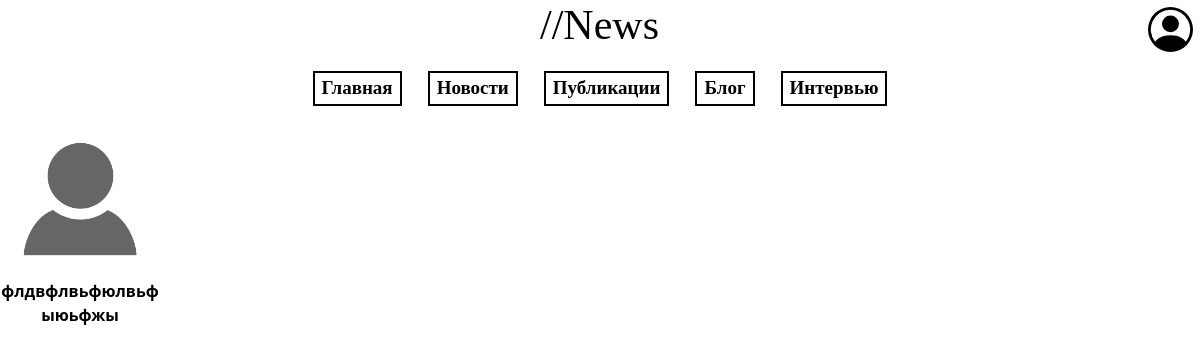
The page /interview on the database its author committed.
### navigation/models.py (models this page shows, shortened)
class Blog(models.Model):
    blog_title = models.CharField('Название',
                                  max_length=300)
    type = models.CharField("Тип статьи",max_length=20, null = True)
    img = models.ImageField("Заставка",null=True)
    full_text = models.TextField('Полный текст')
    like = models.ManyToManyField(CustomUser,blank=True,related_name='Like')
    dislike = models.ManyToManyField(CustomUser,blank=True,related_name='dislike')
    date_public = models.DateTimeField('Дата', null=True)
    author = models.ForeignKey(CustomUser,on_delete=models.PROTECT,null=True)
    class Meta:
        verbose_name = 'Blog'
        verbose_name_plural ='Blog Data Base'

### navigation/views.py (the view)
# urls.py: path('interview',interview,name='interview'),
def interview(request):
    interview = Blog.objects.filter(type="Интервью")
    return render(request,'navigation/interview.html',{'interview':interview})

### navigation/templates/navigation/interview.html (shortened to what this page needs)
{% extends 'navigation/sample.html' %}
{% block content %}
{% for el in interview %}
    <a href="{{ el.id }}">
        <div class="news-light">
            <img src="{{ el.img.url }}">
            <p>{{el.blog_title}}</p>
        </div>
    </a>
{% endfor %}
{%endblock%}

### navigation/static/navigation/css/home.css (style rules this page uses)
.news,.news-light { height: 100% ; float:left; margin-right:20px; width: 160px; }
.news p,.news-light p, .section_news p { text-decoration:none; color: black; text-align: center; font-weight: bold; word-wrap: break-word; }
.news img,.news-light img { padding: 10px; display: block; margin-left: auto; margin-right: auto; width:100%; }

### rows shown on the page
Blog: img (picture), blog_title "флдвфлвьфюлвьфыюьфжы"
